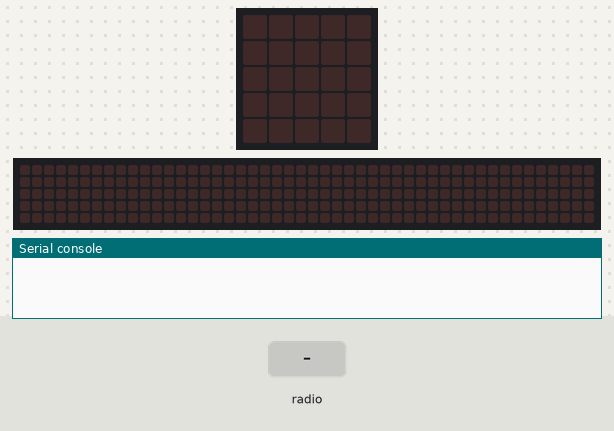
Simulated run of this program. Board: BBC micro:bit (MakeCode). On the bench: the board's 5×5 LED display, a strip that is not on the board, showing the scrolling text unrolled, the last lines printed to the serial console. The inputs (shaded band) are chosen by the test bench. The 48×5 strip is a reading aid, not a part: it shows the text the display is scrolling, unrolled, one strip-width of it at a time.

Above: at 1.2 s.
1.3 s: radio message "temp=100" arrives
At 1.67 s:
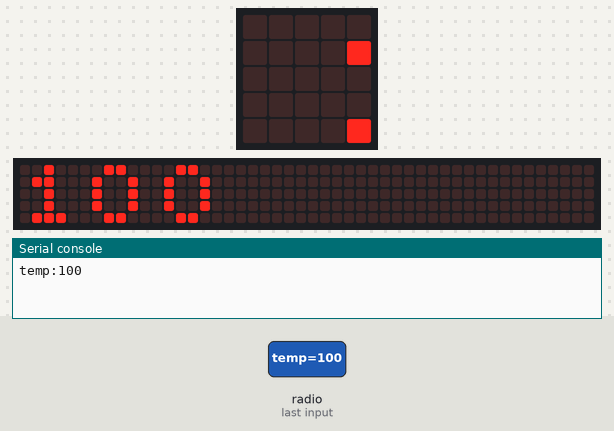
At 4.67 s:
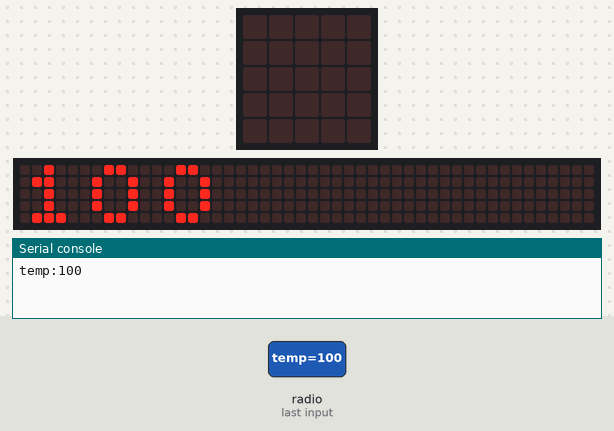
Timing chart, 0 to 6.2 s (numbered marks = the images above; inputs shaded):
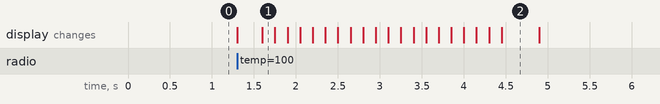

Measured:
- after the input at 1.3 s, the display: first changes at once (image 1 shows a later state)
- what the display in image 2 shows lasts 0.4 s, from 4.5 s to 4.9 s

The program:

microbit_3.py
```python
def on_received_string(message):
    # basic.clear_screen()
    serial.write_string("" + (message))
radio.on_received_string(on_received_string)

# Set up the callback for when a named value is received
def on_received_value(name, value):
    global stored_time
    # Store the received data
    stored_time = value
    # Store the received numeric value
    if name == "temp":
        serial.write_value("temp", stored_time)
    else:
        serial.write_value("value", stored_time)
    # Write the actual received value to serial
    basic.show_number(stored_time)
    pause(5000)
    basic.clear_screen()
radio.on_received_value(on_received_value)

stored_time = 0
radio.set_group(213)
```
